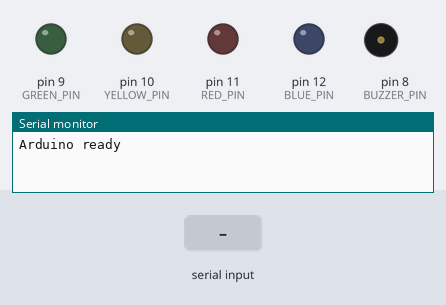
Recording of a sketch running on a simulated Arduino Uno, built with avr-gcc and run on an emulated ATmega328P. On the bench: output pins drawn as LEDs (lit = HIGH), buzzer (waves = sounding), the last lines printed to the serial monitor. The test bench sets the inputs (shaded band).

Above: at 1.2 s.
1.3 s: "WORKING\n" received over Serial
At 2.2 s:
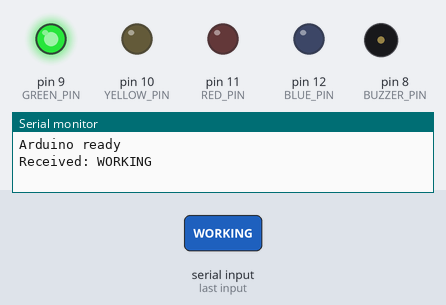
3.0 s: "IDLE\n" received over Serial
At 4.7 s:
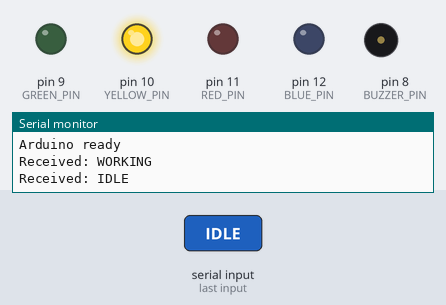
5.0 s: "ERROR\n" received over Serial
At 6.8 s:
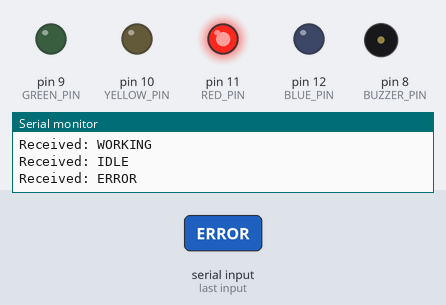
7.1 s: "PROMPT\n" received over Serial
At 8.4 s:
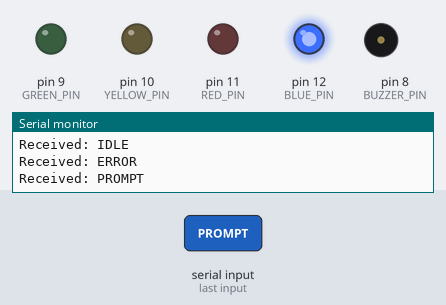
Timing chart, 0 to 10.0 s (numbered marks = the images above; inputs shaded):
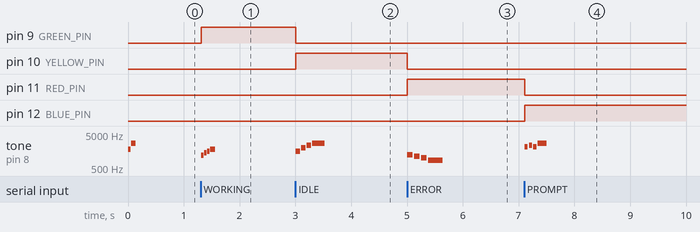

Measured:
- after the input at 1.3 s, pin 9 (GREEN_PIN): LOW → HIGH at once; tone on pin 8 (BUZZER_PIN): plays 1175 Hz for 0.05 s, 1397 Hz for 0.05 s, 1568 Hz for 0.05 s, 1760 Hz for 0.09 s, starting at once
- after the input at 3.0 s, pin 9 (GREEN_PIN): HIGH → LOW at once; pin 10 (YELLOW_PIN): LOW → HIGH at once; tone on pin 8 (BUZZER_PIN): plays 1568 Hz for 0.08 s, 1976 Hz for 0.08 s, 2349 Hz for 0.08 s, 2637 Hz for 0.22 s, starting at once
- after the input at 5.0 s, pin 10 (YELLOW_PIN): HIGH → LOW at once; pin 11 (RED_PIN): LOW → HIGH at once; tone on pin 8 (BUZZER_PIN): plays 1245 Hz for 0.10 s, 1109 Hz for 0.10 s, 988 Hz for 0.10 s, 831 Hz for 0.26 s, starting at once
- after the input at 7.1 s, pin 11 (RED_PIN): HIGH → LOW at once; pin 12 (BLUE_PIN): LOW → HIGH at once; tone on pin 8 (BUZZER_PIN): plays 2093 Hz for 0.06 s, 2349 Hz for 0.06 s, 2093 Hz for 0.06 s, 2637 Hz for 0.16 s, starting at once

The sketch:

buzzer_notifier.ino
```cpp
// OpenCode Hardware Notifier - Arduino receiver
//
// Listens on serial for status lines from the OpenCode plugin:
//   READY, WORKING, IDLE, ERROR, PROMPT
// and drives separate LEDs plus a buzzer.
//
// Wiring:
//   Pin 8  -> Buzzer +
//   Pin 9  -> Green LED   (WORKING)
//   Pin 10 -> Yellow LED  (IDLE / task complete)
//   Pin 11 -> Red LED     (ERROR)
//   Pin 12 -> Blue LED    (PROMPT)
//   GND    -> Buzzer - and all LED cathodes (via 220 ohm resistors)

const int GREEN_PIN = 9;   // WORKING
const int YELLOW_PIN = 10; // IDLE
const int RED_PIN = 11;    // ERROR
const int BLUE_PIN = 12;   // PROMPT

const int BUZZER_PIN = 8;

// A melody is a list of notes. A frequency of 0 is a rest.
struct Note {
  uint16_t frequency;
  uint16_t duration;
  uint16_t gap;
};

// Connected: bright rising major triad (chiptune power-up)
const Note READY_MELODY[] = {
  { 1047, 70, 15 },  // C6
  { 1319, 70, 15 },  // E6
  { 1568, 70, 15 },  // G6
  { 2093, 180, 0 },  // C7
};

// Working: short upward arpeggio, subtle but clear
const Note WORKING_MELODY[] = {
  { 1175, 45, 10 },  // D6
  { 1397, 45, 10 },  // F6
  { 1568, 45, 10 },  // G6
  { 1760, 90, 0 },   // A6
};

// Complete: cheerful "level complete" fanfare
const Note IDLE_MELODY[] = {
  { 1568, 80, 20 },  // G6
  { 1976, 80, 20 },  // B6
  { 2349, 80, 20 },  // D7
  { 2637, 220, 0 },  // E7
};

// Error: descending minor triad with a sad tail
const Note ERROR_MELODY[] = {
  { 1245, 100, 25 }, // D#6
  { 1109, 100, 25 }, // C#6
  { 988,  100, 25 }, // B5
  { 831,  260, 0 },  // G#5
};

// Prompt: alternating trill (attention!)
const Note PROMPT_MELODY[] = {
  { 2093, 60, 20 },  // C7
  { 2349, 60, 20 },  // D7
  { 2093, 60, 20 },  // C7
  { 2637, 160, 0 },  // E7
};

// Boot: tiny upward chirp
const Note BOOT_MELODY[] = {
  { 1760, 50, 10 },  // A6
  { 2637, 80, 0 },   // E7
};

// Unknown: single soft ping
const Note UNKNOWN_MELODY[] = {
  { 1568, 150, 0 },  // G6
};

String inputString = "";
String currentState = "";

const Note *activeMelody = nullptr;
uint8_t melodyLength = 0;
uint8_t melodyIndex = 0;
unsigned long nextNoteAt = 0;
bool melodyPlaying = false;

void setup() {
  pinMode(GREEN_PIN, OUTPUT);
  pinMode(YELLOW_PIN, OUTPUT);
  pinMode(RED_PIN, OUTPUT);
  pinMode(BLUE_PIN, OUTPUT);
  pinMode(BUZZER_PIN, OUTPUT);

  Serial.begin(9600);
  Serial.setTimeout(100);

  // Startup: all LEDs off
  setLeds(LOW, LOW, LOW, LOW);
  playMelody(BOOT_MELODY, sizeof(BOOT_MELODY) / sizeof(BOOT_MELODY[0]));

  Serial.println("Arduino ready");
}

void loop() {
  updateMelody();

  while (Serial.available()) {
    char inChar = (char)Serial.read();
    if (inChar == '\n' || inChar == '\r') {
      if (inputString.length() > 0) {
        handleCommand(inputString);
      }
      inputString = "";
    } else {
      inputString += inChar;
    }
  }
}

void handleCommand(String cmd) {
  cmd.trim();
  cmd.toUpperCase();

  Serial.print("Received: ");
  Serial.println(cmd);

  // Ignore repeated identical state - no redundant buzzing/LED changes
  if (cmd == currentState) {
    Serial.println("(unchanged, ignoring)");
    return;
  }
  currentState = cmd;

  // Turn all LEDs off first
  setLeds(LOW, LOW, LOW, LOW);

  if (cmd == "READY") {
    // Plugin connected: rising triad, all LEDs stay off
    playMelody(READY_MELODY, sizeof(READY_MELODY) / sizeof(READY_MELODY[0]));
  }
  else if (cmd == "WORKING") {
    // Thinking, executing, tool calls or subagents: green LED
    digitalWrite(GREEN_PIN, HIGH);
    playMelody(WORKING_MELODY, sizeof(WORKING_MELODY) / sizeof(WORKING_MELODY[0]));
  }
  else if (cmd == "IDLE") {
    // Whole task complete (or cancelled): yellow LED + completion chime
    digitalWrite(YELLOW_PIN, HIGH);
    playMelody(IDLE_MELODY, sizeof(IDLE_MELODY) / sizeof(IDLE_MELODY[0]));
  }
  else if (cmd == "ERROR") {
    // Task failed: red LED + falling alarm
    digitalWrite(RED_PIN, HIGH);
    playMelody(ERROR_MELODY, sizeof(ERROR_MELODY) / sizeof(ERROR_MELODY[0]));
  }
  else if (cmd == "PROMPT") {
    // Permission or question needs the user: blue LED + trill
    digitalWrite(BLUE_PIN, HIGH);
    playMelody(PROMPT_MELODY, sizeof(PROMPT_MELODY) / sizeof(PROMPT_MELODY[0]));
  }
  else if (cmd == "OFF" || cmd == "SHUTDOWN") {
    // Plugin unloaded / OpenCode closed: silently clear every indicator
    stopMelody();
  }
  else {
    // Unknown: single beep
    playMelody(UNKNOWN_MELODY, sizeof(UNKNOWN_MELODY) / sizeof(UNKNOWN_MELODY[0]));
  }
}

void setLeds(int green, int yellow, int red, int blue) {
  digitalWrite(GREEN_PIN, green);
  digitalWrite(YELLOW_PIN, yellow);
  digitalWrite(RED_PIN, red);
  digitalWrite(BLUE_PIN, blue);
}

void stopMelody() {
  melodyPlaying = false;
  noTone(BUZZER_PIN);
}

void playMelody(const Note *melody, uint8_t length) {
  stopMelody();
  activeMelody = melody;
  melodyLength = length;
  melodyIndex = 0;
  melodyPlaying = length > 0;
  nextNoteAt = millis();
}

// Non-blocking melody player so a new state can interrupt the current sound
// and serial input is never ignored while a tone is playing.
void updateMelody() {
  if (!melodyPlaying) return;

  unsigned long now = millis();
  if ((long)(now - nextNoteAt) < 0) return;

  if (melodyIndex >= melodyLength) {
    melodyPlaying = false;
    noTone(BUZZER_PIN);
    return;
  }

  const Note &note = activeMelody[melodyIndex++];

  if (note.frequency > 0) {
    tone(BUZZER_PIN, note.frequency, note.duration);
  } else {
    noTone(BUZZER_PIN);
  }

  nextNoteAt = now + note.duration + note.gap;
}
```
